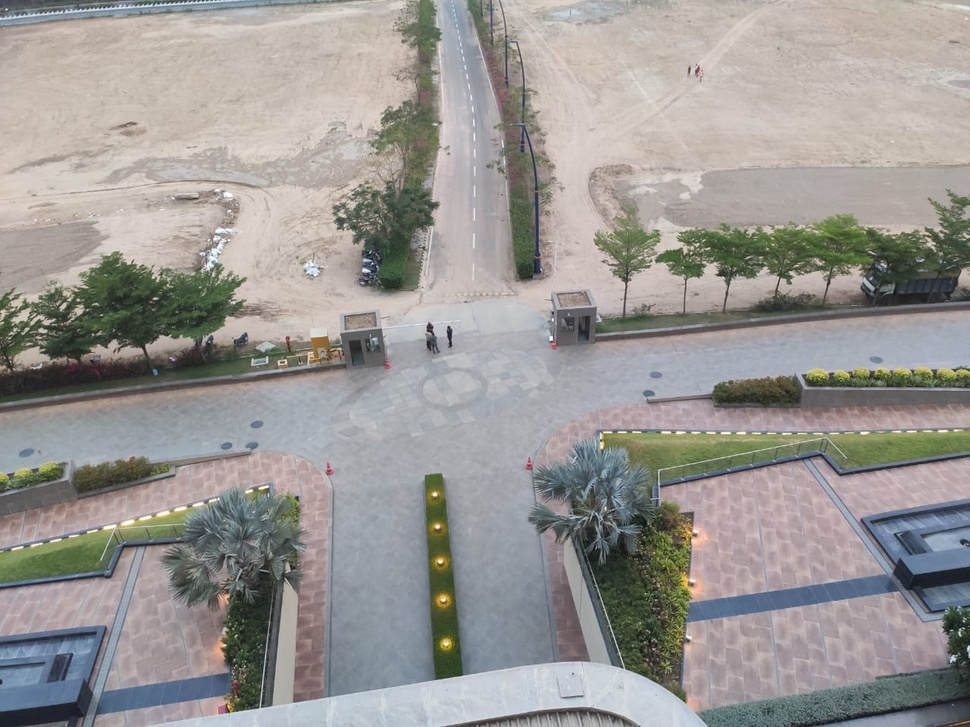
#> input picture pic1.jpeg, 970 x 727 px, shrunk from 1280 x 960 before the run
$ jupyter execute 'canny edge pic1.ipynb'
#> lines starting #> are read from the running program, lines starting #| are printed output that depends on the picture
[cell 1]
import numpy as np
import cv2 as cv
from matplotlib import pyplot as plt
img = cv.imread('pic1.jpeg', cv.IMREAD_GRAYSCALE)
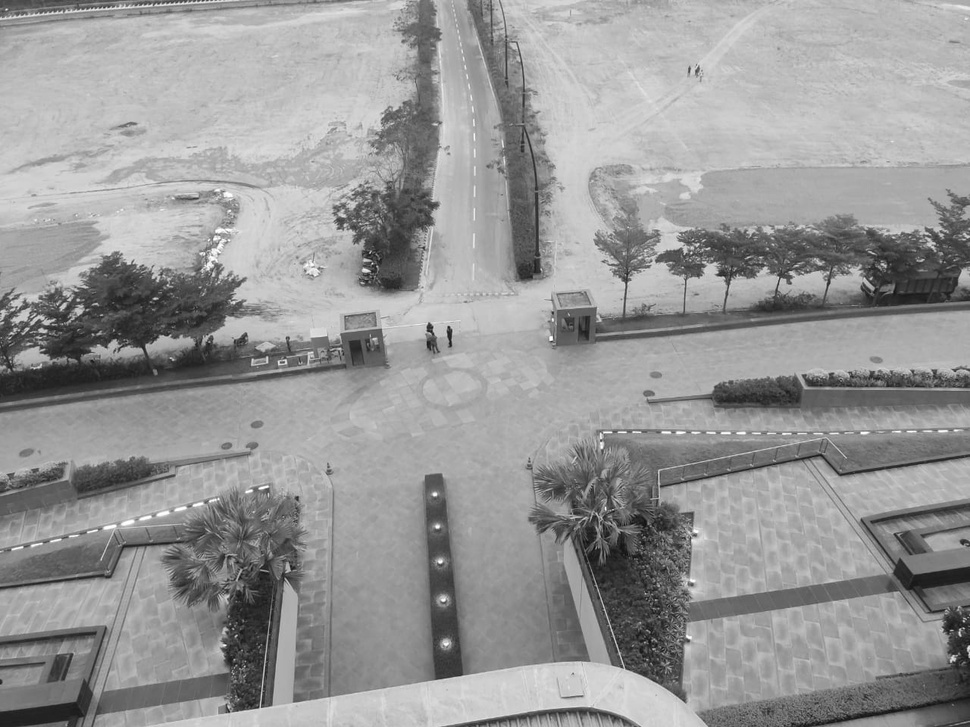
#> img: shape (727, 970); min 10, max 255, mean 151.2
assert img is not None, "file could not be read, check with os.path.exists()"
edges = cv.Canny(img,100,200)
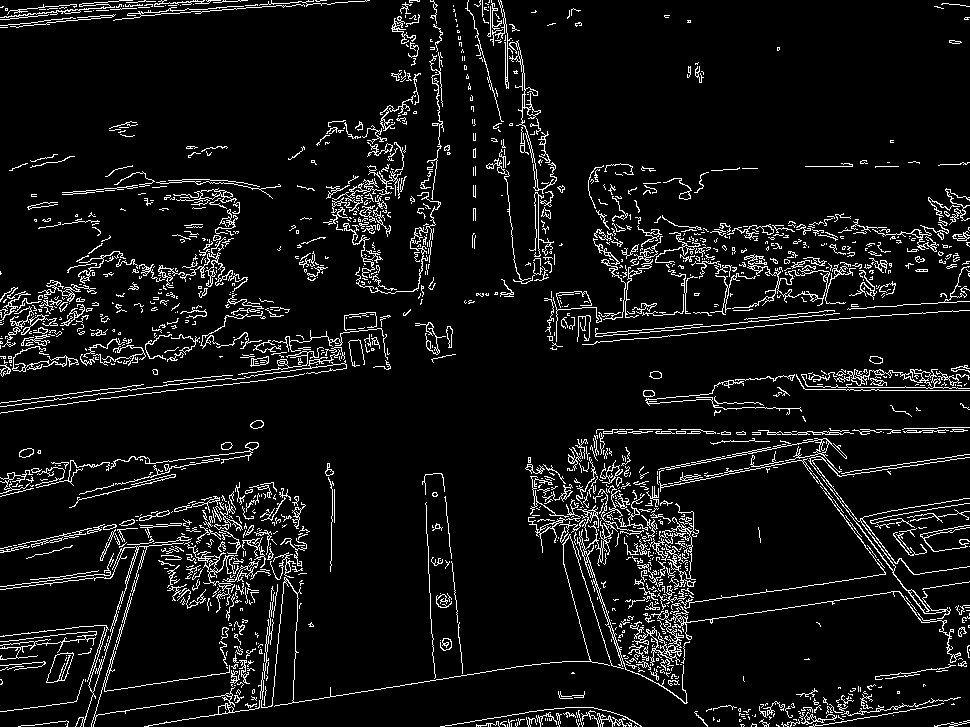
#> edges: shape (727, 970); 7.3% white in thin lines or dots
plt.subplot(121),plt.imshow(img,cmap = 'gray')
plt.title('Original Image'), plt.xticks([]), plt.yticks([])
plt.subplot(122),plt.imshow(edges,cmap = 'gray')
plt.title('Edge Image'), plt.xticks([]), plt.yticks([])
plt.show()
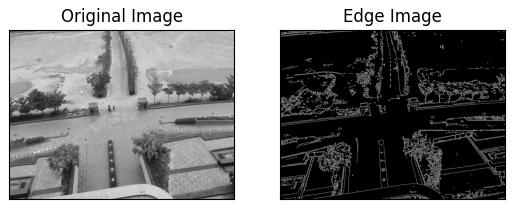
#> figure drawn by matplotlib, 2 panels

$ run again, with pic2.jpeg copied over pic1.jpeg
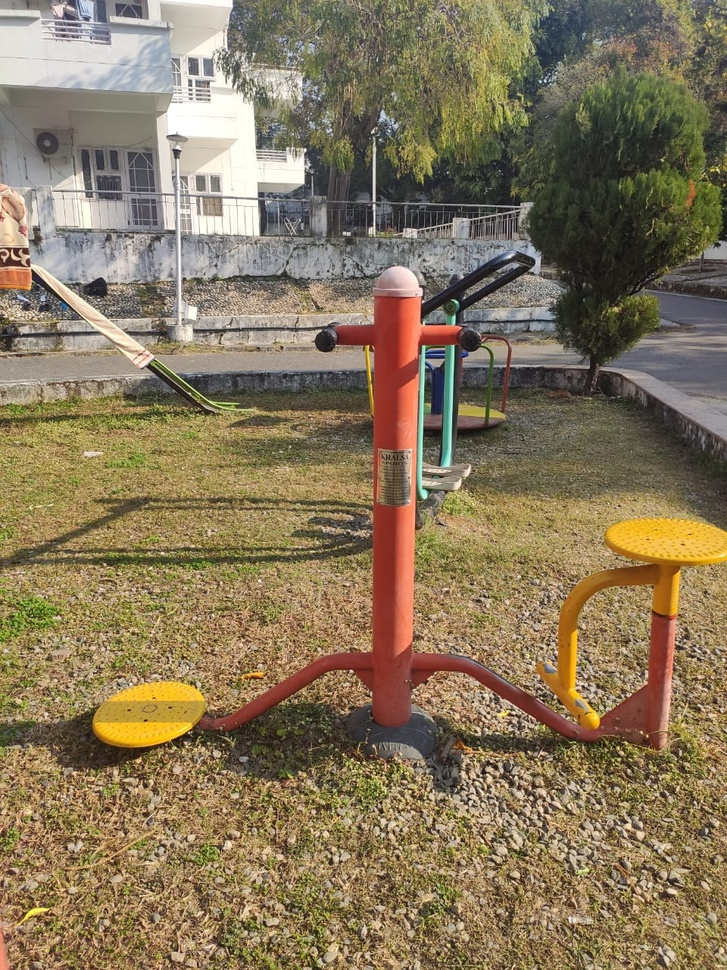
#> input picture pic2.jpeg, 727 x 970 px, shrunk from 960 x 1280 before the run
#> `edges = cv.Canny(img,100,200)`:
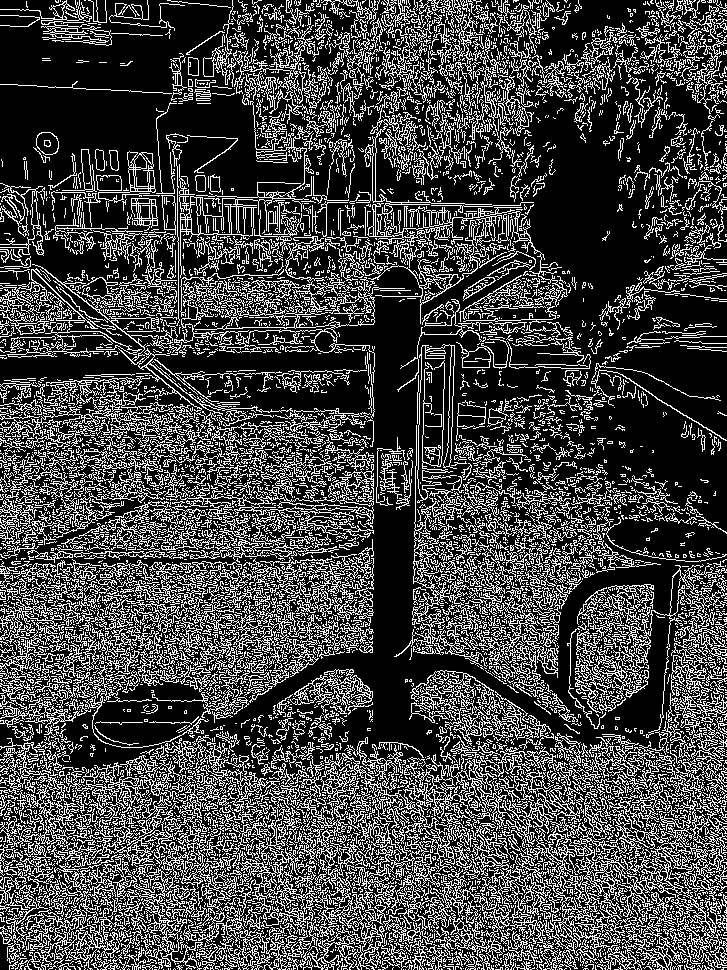
#> edges: shape (970, 727); 26.9% white in thin lines or dots
#> `plt.show()`:
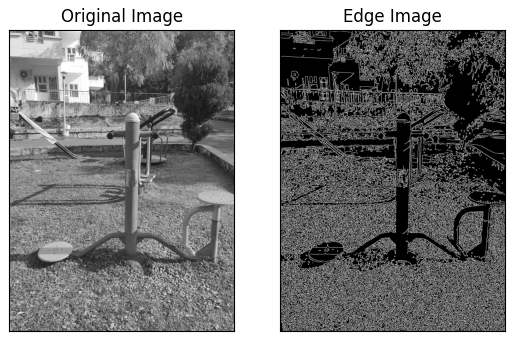
#> figure drawn by matplotlib, 2 panels
